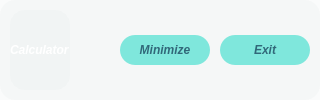
     <widget class="QWidget" name="horizontalWidget_topbar" native="true">
      <property name="styleSheet">
       <string notr="true">background-color:  rgba(206,215,216, 0.1);
border-radius: 15px;</string>
      </property>
      <layout class="QHBoxLayout" name="horizontalLayout">
       <property name="spacing">
        <number>10</number>
       </property>
       <property name="leftMargin">
        <number>10</number>
       </property>
       <property name="topMargin">
        <number>10</number>
       </property>
       <property name="rightMargin">
        <number>10</number>
       </property>
       <property name="bottomMargin">
        <number>10</number>
       </property>
       <item>
        <widget class="QLabel" name="label_topbar">
         <property name="font">
          <font>
           <weight>75</weight>
           <italic>true</italic>
           <bold>true</bold>
          </font>
         </property>
         <property name="styleSheet">
          <string notr="true">background-color: rgba(206,215,216, .001);
color: white;</string>
         </property>
         <property name="text">
          <string>Calculator</string>
         </property>
        </widget>
       </item>
       <item>
        <spacer name="horizontalSpacer">
         <property name="orientation">
          <enum>Qt::Horizontal</enum>
         </property>
         <property name="sizeHint" stdset="0">
          <size>
           <width>40</width>
           <height>20</height>
          </size>
         </property>
        </spacer>
       </item>
       <item>
        <widget class="QPushButton" name="pushButton_minimize">
         <property name="sizePolicy">
          <sizepolicy hsizetype="Fixed" vsizetype="Fixed">
           <horstretch>0</horstretch>
           <verstretch>0</verstretch>
          </sizepolicy>
         </property>
         <property name="minimumSize">
          <size>
           <width>90</width>
           <height>30</height>
          </size>
         </property>
         <property name="maximumSize">
          <size>
           <width>90</width>
           <height>30</height>
          </size>
         </property>
         <property name="font">
          <font>
           <weight>75</weight>
           <italic>true</italic>
           <bold>true</bold>
          </font>
         </property>
         <property name="cursor">
          <cursorShape>PointingHandCursor</cursorShape>
         </property>
         <property name="layoutDirection">
          <enum>Qt::LeftToRight</enum>
         </property>
         <property name="styleSheet">
          <string notr="true">QPushButton
{
   background-color: #7fe7dc;
	color: #316879;
}

QPushButton:hover
{
   background-color:#316879;
   color: #7fe7dc;
}</string>
         </property>
         <property name="text">
          <string>Minimize</string>
         </property>
        </widget>
       </item>
       <item>
        <widget class="QPushButton" name="pushButton_exit">
         <property name="sizePolicy">
          <sizepolicy hsizetype="Fixed" vsizetype="Fixed">
           <horstretch>0</horstretch>
           <verstretch>0</verstretch>
          </sizepolicy>
         </property>
         <property name="minimumSize">
          <size>
           <width>90</width>
           <height>30</height>
          </size>
         </property>
         <property name="maximumSize">
          <size>
           <width>90</width>
           <height>30</height>
          </size>
         </property>
         <property name="font">
          <font>
           <weight>75</weight>
           <italic>true</italic>
           <bold>true</bold>
          </font>
         </property>
         <property name="cursor">
          <cursorShape>PointingHandCursor</cursorShape>
         </property>
         <property name="layoutDirection">
          <enum>Qt::RightToLeft</enum>
         </property>
         <property name="styleSheet">
          <string notr="true">QPushButton
{
   background-color: #7fe7dc;
	color: #316879;
}

QPushButton:hover
{
   background-color:#316879;
   color: #7fe7dc;
}</string>
         </property>
         <property name="text">
          <string>Exit</string>
         </property>
         <property name="autoRepeat">
          <bool>false</bool>
         </property>
        </widget>
       </item>
      </layout>
     </widget>
